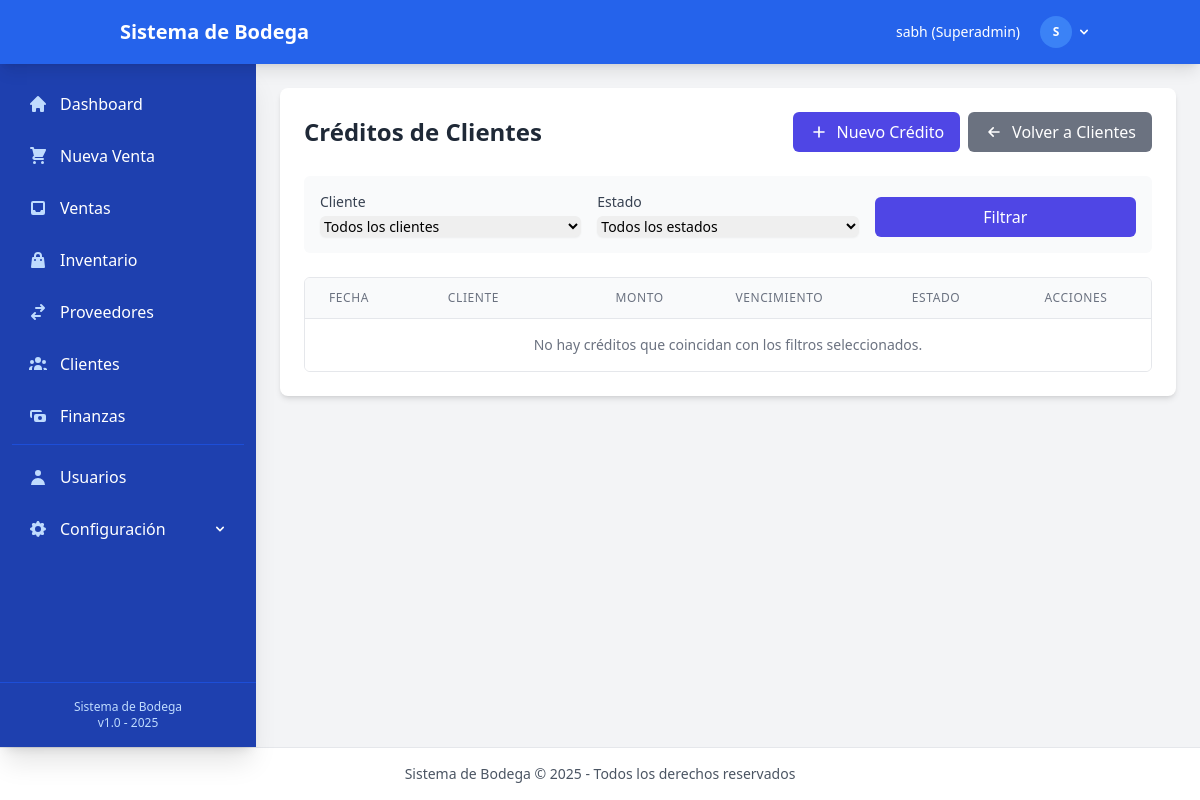
Before: /customers/credits/ (signed in) with the older database file.
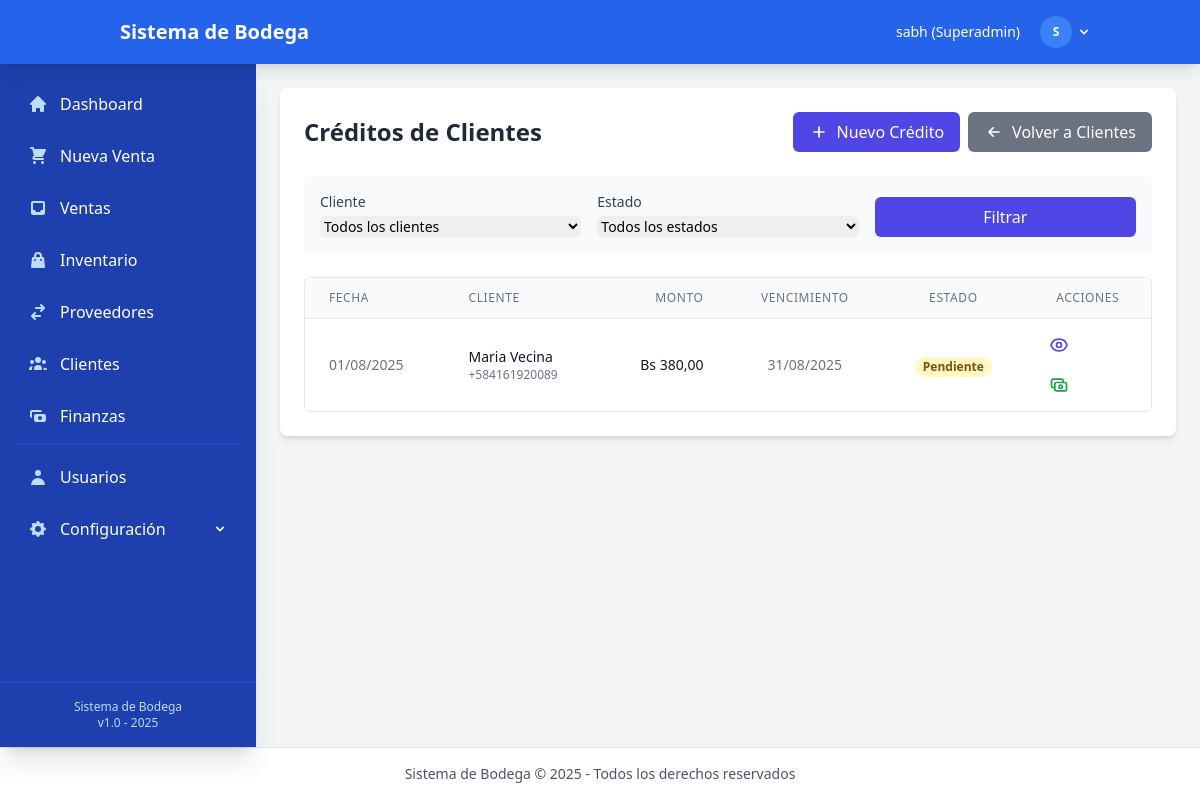
After: the same page with the newer database file.
### customers/models.py (models this page shows, shortened)
class CustomerCredit(models.Model):
    customer = models.ForeignKey(
        Customer,
        on_delete=models.PROTECT,
        related_name='credits',
        verbose_name="Cliente"
    )
    sale = models.OneToOneField(
        'sales.Sale',
        on_delete=models.PROTECT,
        related_name='credit',
        verbose_name="Venta"
    )
    amount_bs = models.DecimalField(
        max_digits=12,
        decimal_places=2,
        verbose_name="Monto (Bs)"
    )
    date_created = models.DateTimeField(
        auto_now_add=True,
        verbose_name="Fecha de Creación"
    )
    date_due = models.DateField(
        verbose_name="Fecha de Vencimiento"
    )
    is_paid = models.BooleanField(
        default=False,
        verbose_name="Pagado"
    )
    date_paid = models.DateTimeField(
        null=True,
        blank=True,
        verbose_name="Fecha de Pago"
    )
    notes = models.TextField(
        blank=True,
        verbose_name="Notas"
    )
    class Meta:
        verbose_name = "Crédito de Cliente"
        verbose_name_plural = "Créditos de Clientes"
        ordering = ['-date_created']

class Customer(models.Model):
    name = models.CharField(
        max_length=100,
        verbose_name="Nombre"
    )
    phone = models.CharField(
        max_length=20,
        blank=True,
        verbose_name="Teléfono"
    )
    email = models.EmailField(
        blank=True,
        verbose_name="Email"
    )
    address = models.TextField(
        blank=True,
        verbose_name="Dirección"
    )
    credit_limit_bs = models.DecimalField(
        max_digits=12,
        decimal_places=2,
        default=0,
        verbose_name="Límite de Crédito (Bs)"
    )
    notes = models.TextField(
        blank=True,
        verbose_name="Notas"
    )
    is_active = models.BooleanField(
        default=True,
        verbose_name="Activo"
    )
    created_at = models.DateTimeField(
        auto_now_add=True,
        verbose_name="Creado el"
    )
    updated_at = models.DateTimeField(
        auto_now=True,
        verbose_name="Actualizado el"
    )
    class Meta:
        verbose_name = "Cliente"
        verbose_name_plural = "Clientes"
        ordering = ['name']

### customers/views.py (the view)
# urls.py: path('credits/', views.credit_list, name='credit_list'),
@login_required
def credit_list(request):
    customer_id = request.GET.get('customer')
    status = request.GET.get('status')
    credits = CustomerCredit.objects.all()
    if customer_id:
        credits = credits.filter(customer_id=customer_id)
    if status == 'pending':
        credits = credits.filter(is_paid=False)
    elif status == 'paid':
        credits = credits.filter(is_paid=True)
    elif status == 'overdue':
        today = timezone.now().date()
        credits = credits.filter(is_paid=False, date_due__lt=today)
    credits = credits.order_by('-date_created')
    paginator = Paginator(credits, 20)  # 20 créditos por página
    page_number = request.GET.get('page')
    page_obj = paginator.get_page(page_number)
    customers = Customer.objects.filter(
        is_active=True
    ).order_by('name')
    return render(request, 'customers/credit_list.html', {
        'page_obj': page_obj,
        'customers': customers,
        'selected_customer': int(customer_id) if customer_id else None,
        'status': status,
    })

### accounts/models.py (called while the page is built)
    @property
    def role(self):
        if self.is_superuser:
            return 'Superadmin'
        elif self.is_admin:
            return 'Administrador'
        elif self.is_employee:
            return 'Empleado'
        else:
            return 'Usuario'

### utils/context_processors.py (called while the page is built)
def exchange_rate(request):
    latest_rate = ExchangeRate.get_latest_rate()
    return {
        'latest_exchange_rate': latest_rate,
    }

### utils/models.py (called while the page is built)
    @classmethod
    def get_latest_rate(cls):
        try:
            return cls.objects.latest()
        except cls.DoesNotExist:
            return None

### templates/customers/credit_list.html (shortened to what the changed rows need)
{% extends 'base/base.html' %}
{% block content %}
<div class="bg-white rounded-lg shadow-md p-6 mb-6">
    <div class="flex justify-between items-center mb-6">
        <h1 class="text-2xl font-bold text-gray-800">Créditos de Clientes</h1>
    </div>
    <div class="bg-white overflow-hidden border border-gray-200 rounded-md">
        <table class="min-w-full divide-y divide-gray-200">
            <thead class="bg-gray-50">
                <tr>
                    <th scope="col" class="px-6 py-3 text-left text-xs font-medium text-gray-500 uppercase tracking-wider">
                        Fecha
                    </th>
                    <th scope="col" class="px-6 py-3 text-left text-xs font-medium text-gray-500 uppercase tracking-wider">
                        Cliente
                    </th>
                    <th scope="col" class="px-6 py-3 text-right text-xs font-medium text-gray-500 uppercase tracking-wider">
                        Monto
                    </th>
                    <th scope="col" class="px-6 py-3 text-center text-xs font-medium text-gray-500 uppercase tracking-wider">
                        Vencimiento
                    </th>
                    <th scope="col" class="px-6 py-3 text-center text-xs font-medium text-gray-500 uppercase tracking-wider">
                        Estado
                    </th>
                    <th scope="col" class="px-6 py-3 text-center text-xs font-medium text-gray-500 uppercase tracking-wider">
                        Acciones
                    </th>
                </tr>
            </thead>
            <tbody class="bg-white divide-y divide-gray-200">
                {% for credit in page_obj %}
                <tr class="hover:bg-gray-50">
                    <td class="px-6 py-4 whitespace-nowrap text-sm text-gray-500">
                        {{ credit.date_created|date:"d/m/Y" }}
                    </td>
                    <td class="px-6 py-4 whitespace-nowrap">
                        <div class="text-sm font-medium text-gray-900">{{ credit.customer.name }}</div>
                        {% if credit.customer.phone %}
                            <div class="text-xs text-gray-500">{{ credit.customer.phone }}</div>
                        {% endif %}
                    </td>
                    <td class="px-6 py-4 whitespace-nowrap text-sm text-gray-900 text-right">
                        Bs {{ credit.amount_bs|floatformat:2 }}
                    </td>
                    <td class="px-6 py-4 whitespace-nowrap text-sm text-gray-500 text-center">
                        {{ credit.date_due|date:"d/m/Y" }}
                    </td>
                    <td class="px-6 py-4 whitespace-nowrap text-center">
                        {% if credit.is_paid %}
                            <span class="px-2 inline-flex text-xs leading-5 font-semibold rounded-full bg-green-100 text-green-800">
                                Pagado
                            </span>
                        {% else %}
                            {% now "Y-m-d" as today %}
                            {% if credit.date_due|date:"Y-m-d" < today %}
                                <span class="px-2 inline-flex text-xs leading-5 font-semibold rounded-full bg-red-100 text-red-800">
                                    Vencido
                                </span>
                            {% else %}
                                <span class="px-2 inline-flex text-xs leading-5 font-semibold rounded-full bg-yellow-100 text-yellow-800">
                                    Pendiente
                                </span>
                            {% endif %}
                        {% endif %}
                    </td>
                    <td class="px-6 py-4 whitespace-nowrap text-sm text-gray-500 text-center">
                        <a href="{% url 'customers:credit_detail' credit.id %}" class="text-indigo-600 hover:text-indigo-900 mr-3" title="Ver detalles">
                        </a>
                        {% if not credit.is_paid %}
                        <a href="{% url 'customers:credit_payment' credit.id %}" class="text-green-600 hover:text-green-900" title="Registrar pago">
                        </a>
                        {% endif %}
                    </td>
                </tr>
                {% empty %}
                <tr>
                    <td colspan="6" class="px-6 py-4 text-center text-sm text-gray-500">
                        No hay créditos que coincidan con los filtros seleccionados.
                    </td>
                </tr>
                {% endfor %}
            </tbody>
        </table>
    </div>
</div>
{% endblock %}

Changed rows visible on the page:
added CustomerCredit: date_created "01/08/2025", customer.name "Maria Vecina", customer.phone "+584161920089", amount_bs "380,00", date_due "31/08/2025", is_paid "Pendiente"
Other visible differences:
text no longer shown: "No hay créditos que coincidan con los filtros seleccionados."
